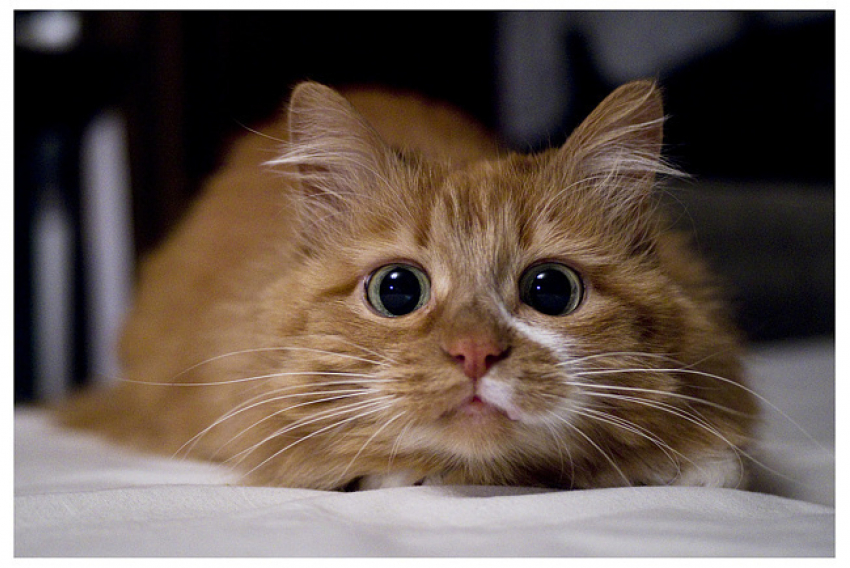
#> input picture lab4/cat.jpg, 850 x 568 px
$ python main.py
#> lines starting #> are read from the running program, lines starting #| are printed output that depends on the picture; after the words box and inside, x2 and y2 are one past the last pixel; in counts of white or black regions, pixels touching at a corner belong together
import cv2
import numpy as np

def angle_round(grad_x, grad_y, tg):
    angle = np.zeros_like(grad_x, dtype=np.uint8)

    angle[((grad_x > 0) & (grad_y < 0) & (tg < -2.414)) | ((grad_x < 0) & (grad_y < 0) & (tg > 2.414))] = 0
    angle[(grad_x > 0) & (grad_y < 0) & (tg >= -2.414) & (tg < -0.414)] = 1
    angle[((grad_x > 0) & (grad_y < 0) & (tg >= -0.414)) | ((grad_x > 0) & (grad_y > 0) & (tg < 0.414))] = 2
    angle[(grad_x > 0) & (grad_y > 0) & (tg >= 0.414) & (tg < 2.414)] = 3
    angle[((grad_x > 0) & (grad_y > 0) & (tg >= 2.414)) | ((grad_x < 0) & (grad_y > 0) & (tg <= -2.414))] = 4
    angle[(grad_x < 0) & (grad_y > 0) & (tg > -2.414) & (tg <= -0.414)] = 5
    angle[((grad_x < 0) & (grad_y > 0) & (tg > -0.414)) | ((grad_x < 0) & (grad_y < 0) & (tg < 0.414))] = 6
    angle[(grad_x < 0) & (grad_y < 0) & (tg >= 0.414) & (tg < 2.414)] = 7

    return angle

def highlight_borders(image_path):
#> called with image_path = './cat.jpg'
    image = cv2.imread(image_path)
#> image is the input picture: shape (568, 850, 3); mean B, G, R 83.1, 91.3, 105.1
    height, width = image.shape[:2]
#> height = 568; width = 850

    gray_image = cv2.cvtColor(image, cv2.COLOR_BGR2GRAY)

    blurred_image = cv2.GaussianBlur(gray_image, (7, 7), 4)
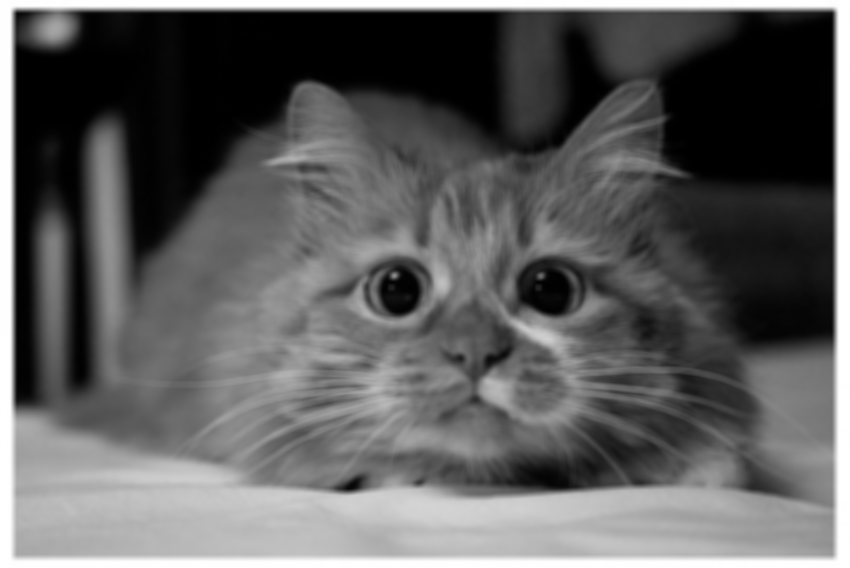
#> blurred_image: shape (568, 850); min 0, max 255, mean 94.5

    cv2.namedWindow('Original', cv2.WINDOW_NORMAL)
    cv2.imshow("Original", image)
    cv2.namedWindow('Blurred', cv2.WINDOW_NORMAL)
    cv2.imshow("Blurred", blurred_image)

    sobel_kernel_x = np.array([
        [-1, 0, 1],
        [-2, 0, 2],
        [-1, 0, 1]
    ], dtype=np.float64)

    sobel_kernel_y = np.array([
        [-1, -2, -1],
        [0, 0, 0],
        [1, 2, 1]
    ], dtype=np.float64)

    grad_x = np.zeros_like(blurred_image, dtype=np.float64)
    grad_y = np.zeros_like(blurred_image, dtype=np.float64)

    padded_image = np.pad(blurred_image, ((1, 1), (1, 1)), mode='reflect')

    for i in range(height):
        for j in range(width):
            region = padded_image[i:i+3, j:j+3]
            grad_x[i, j] = np.sum(region * sobel_kernel_x)
            grad_y[i, j] = np.sum(region * sobel_kernel_y)
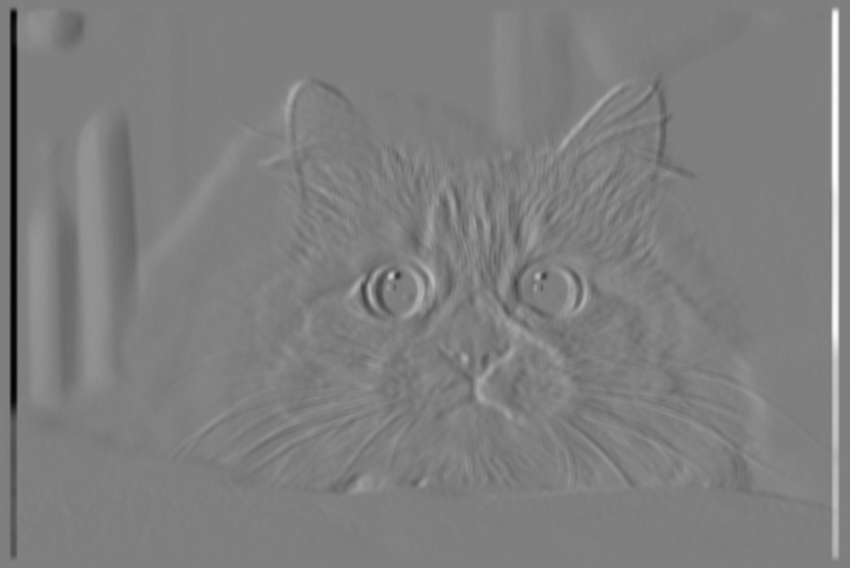
#> grad_x: shape (568, 850) float64; min -324, max 324, mean 0; drawn with min black and max white
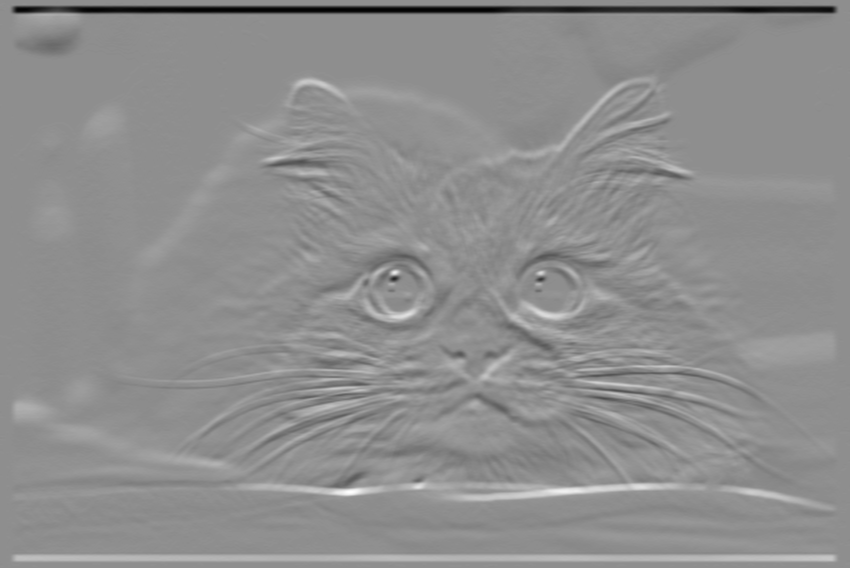
#> grad_y: shape (568, 850) float64; min -324, max 255, mean 0; drawn with min black and max white

    grad_magnitude = np.sqrt(grad_x**2 + grad_y**2)

    tg = grad_y / np.where(grad_x == 0, 1e-6, grad_x)

    angle = angle_round(grad_x, grad_y, tg)
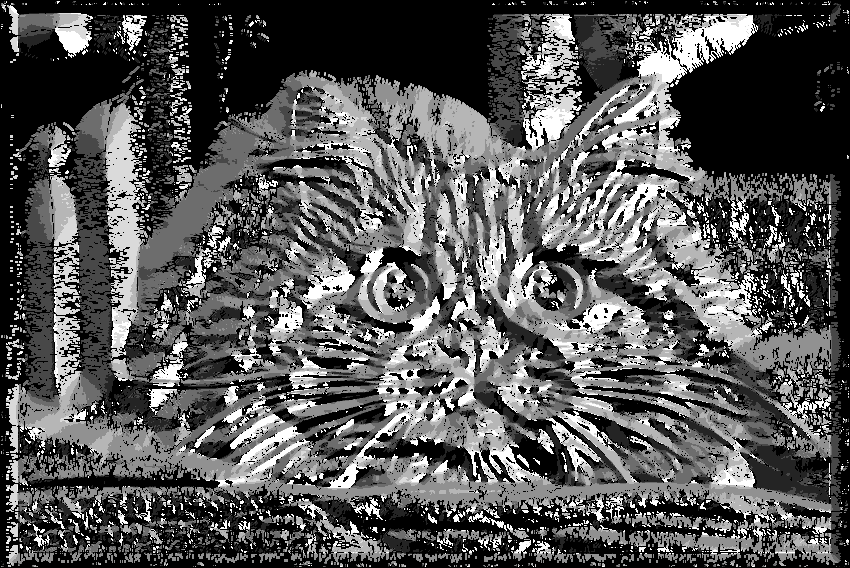
#> angle: shape (568, 850); min 0, max 7, mean 2.39; drawn with min black and max white

    print(f'Матрица значений длин:\n{grad_magnitude}\n')
#> (printed output is left out)
    print(f'Матрица значений углов:\n{angle}\n')
#> (printed output is left out)

    non_maximum_suppression = np.zeros_like(grad_magnitude, dtype=np.uint8)
    for i in range(1, grad_magnitude.shape[0] - 1):
        for j in range(1, grad_magnitude.shape[1] - 1):
            direction = angle[i, j]
            magnitude = grad_magnitude[i, j]

            if direction in [0, 4]:
                neighbors = [grad_magnitude[i, j - 1], grad_magnitude[i, j + 1]]
            elif direction in [1, 5]:
                neighbors = [grad_magnitude[i - 1, j + 1], grad_magnitude[i + 1, j - 1]]
            elif direction in [2, 6]:
                neighbors = [grad_magnitude[i - 1, j], grad_magnitude[i + 1, j]]
            else :
                neighbors = [grad_magnitude[i - 1, j - 1], grad_magnitude[i + 1, j + 1]]

            if magnitude > max(neighbors):
                non_maximum_suppression[i, j] = 255
            else:
                non_maximum_suppression[i, j] = 0
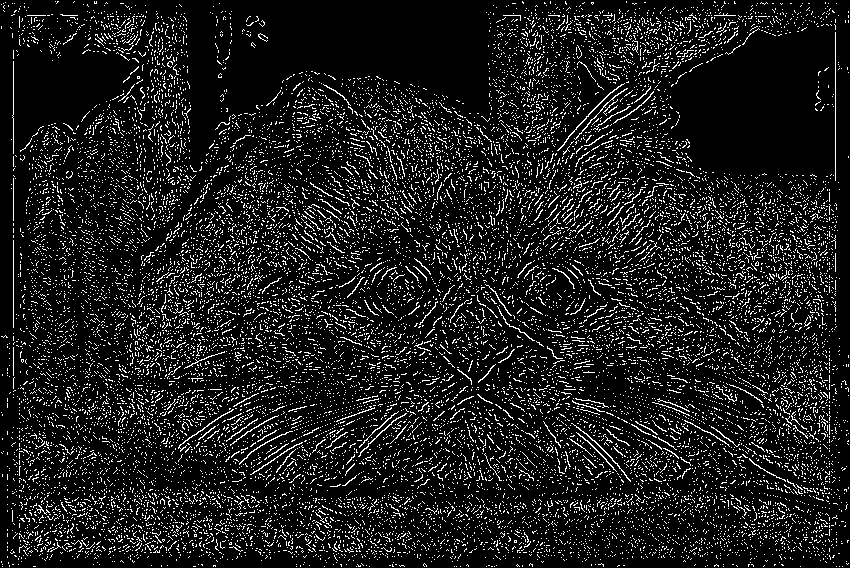
#> non_maximum_suppression: shape (568, 850); 11% white in thin lines or dots

    cv2.namedWindow("Non maximum suppression", cv2.WINDOW_NORMAL)
    cv2.imshow("Non maximum suppression", non_maximum_suppression)

    max_grad = np.max(grad_magnitude)
#> max_grad = 324
    low_level = max_grad // 12
#> low_level = 27
    high_level = max_grad // 6
#> high_level = 54

    strong_edges = (grad_magnitude >= high_level)
#> strong_edges: shape (568, 850) bool; 9.4% white; 287 white regions (163 under 20 px), largest, box (x1, y1, x2, y2) and area: (9, 5, 840, 562) 20738, (361, 252, 436, 322) 2205, (443, 482, 684, 501) 2063
    weak_edges = ((grad_magnitude >= low_level) & (grad_magnitude < high_level))
#> weak_edges: shape (568, 850) bool; 15% white; 861 white regions (663 under 20 px), largest, box (x1, y1, x2, y2) and area: (17, 111, 138, 424) 15430, (254, 281, 691, 484) 9482, (140, 77, 345, 286) 3530

    result = np.zeros_like(non_maximum_suppression, dtype=np.uint8)
    result[strong_edges & (non_maximum_suppression == 255)] = 255

    for i in range(1, grad_magnitude.shape[0] - 1):
        for j in range(1, grad_magnitude.shape[1] - 1):
            if weak_edges[i, j] and non_maximum_suppression[i, j] == 255:
                region = result[i-1:i+2, j-1:j+2]
                if np.any(region == 255):
                    result[i, j] = 255
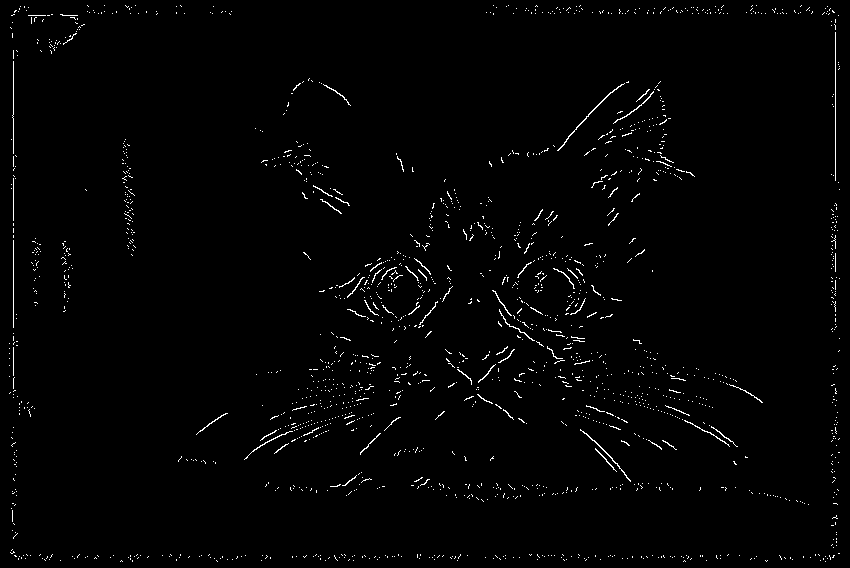
#> result: shape (568, 850); 1.4% white in thin lines or dots

    cv2.namedWindow('Double threshold filtering', cv2.WINDOW_NORMAL)
    cv2.imshow("Double threshold filtering", result)

    contoured_image = image.copy()
    contoured_image[result == 255] = [0, 255, 0]
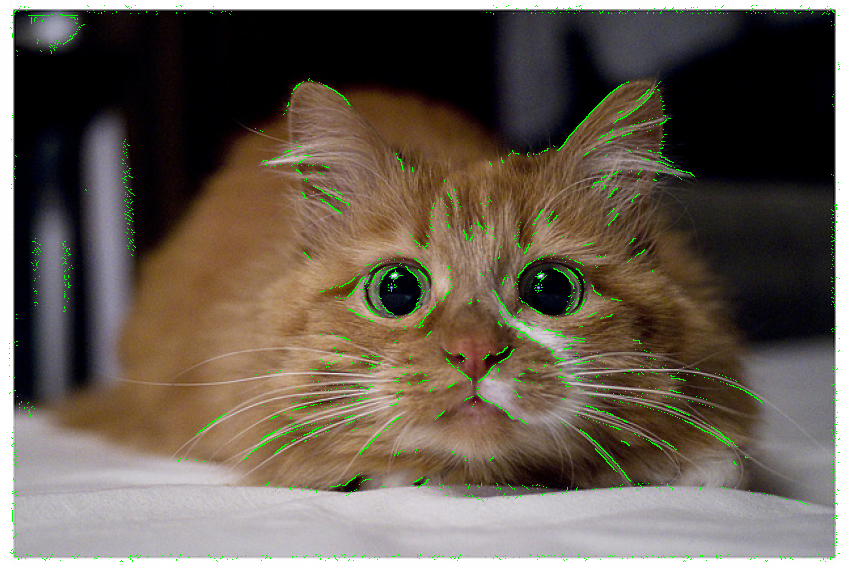
#> contoured_image: shape (568, 850, 3); 1.38% of pixels changed, all inside (x1, y1, x2, y2) = (9, 5, 840, 562)

    cv2.namedWindow('Contoured', cv2.WINDOW_NORMAL)
    cv2.imshow("Contoured", contoured_image)


highlight_borders('./cat.jpg')
cv2.waitKey(0)
cv2.destroyAllWindows()
